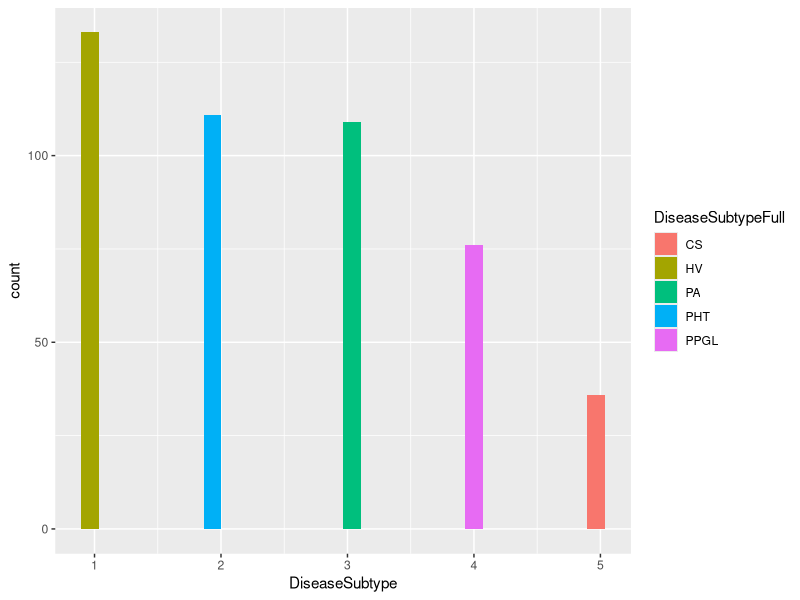
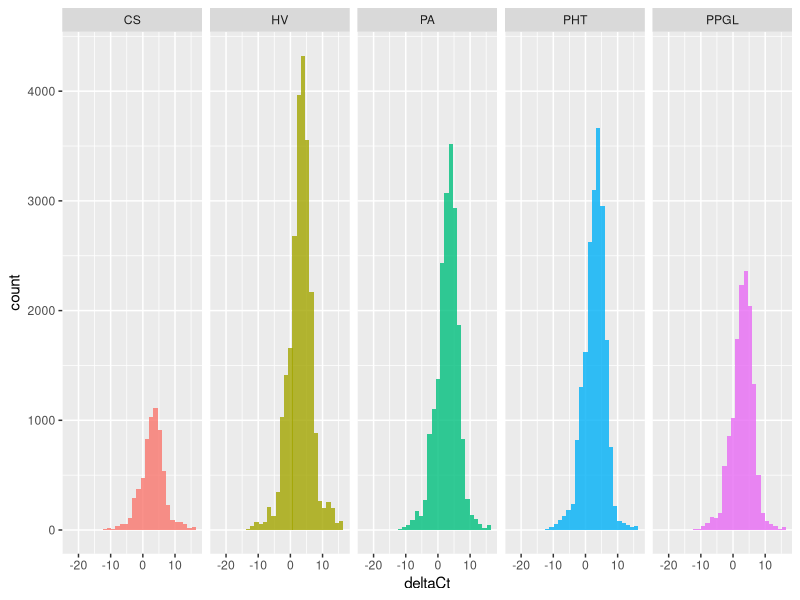
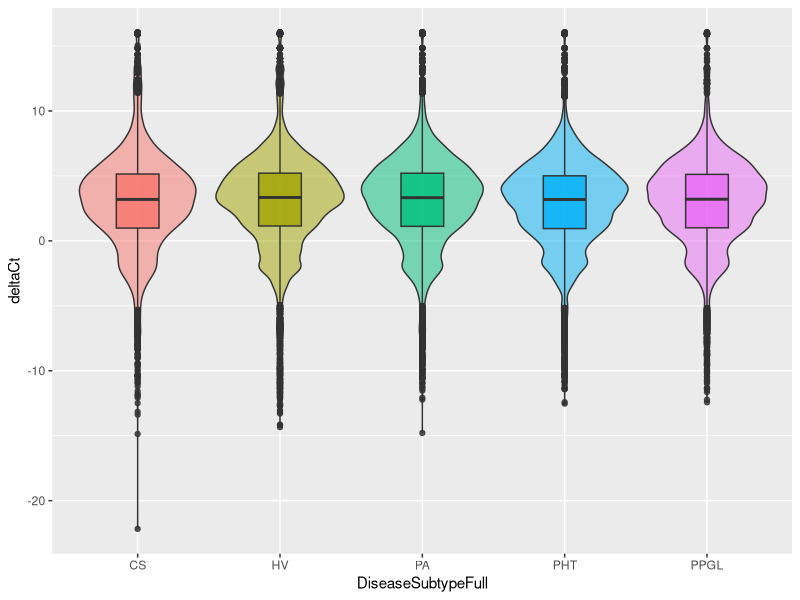

Reproduce these figures in R, in order. (Note: this script raises an error after producing the figures.)
## ---- chunk 1
knitr::opts_chunk$set(echo = TRUE)
## ---- chunk 2
library(tidyverse)
library(here)
## ---- chunk 3

data <- read_csv(here::here("data/TidyData.csv"))
metadata <- read_csv(here::here("data/MetaData.csv"))

## ---- chunk 4

long_data <- data |> 
  pivot_longer(cols = !c(DiseaseSubtype, DiseaseSubtypeFull, PseudoID), names_to = "mRNA", values_to = "deltaCt")

## ---- chunk 5
data |> 
  ggplot(aes(x = DiseaseSubtype, fill = DiseaseSubtypeFull))+
  geom_histogram()
## ---- chunk 6

 long_data |> 
  ggplot(aes(x = deltaCt, fill = DiseaseSubtypeFull))+
  geom_histogram(alpha = .8, position="identity", show.legend = F)+
  facet_grid(~DiseaseSubtypeFull)

## ---- chunk 7

 long_data |> 
  ggplot(aes(x = DiseaseSubtypeFull, y = deltaCt, fill = DiseaseSubtypeFull))+
  geom_violin(alpha = .5, show.legend = F) + 
  geom_boxplot(alpha = .8, width = .3, show.legend = F)

## ---- chunk 8

long_data

## ---- chunk 9
ex_t <- select(em_scaled, -id) |> 
  t() |> 
  as_tibble(.name_repair = ~ em_scaled$id) |> 
  mutate(sample = colnames(em_scaled)[-1])
## ---- chunk 10
pca <- ex_t |> 
  select(where(is.numeric)) |> 
  prcomp(scale = F, rank. = 10)

pca_fit <- pca |> 
  broom::augment(ex_t) |> 
  mutate(group = stringr::str_extract(sample, "([a-z_]+)_([0-9]+)", group = 1))

summary(pca)
## ---- chunk 11

pca <- data |> 
  select(-PseudoID, -starts_with("Disease")) |> 
  select(where(is.numeric)) |> 
  prcomp(scale = T, rank. = 50)
  
pca_fit <- pca |> 
  broom::augment(data)

pca_hull <- pca_fit |> 
  group_by(DiseaseSubtypeFull) |>  
  slice(chull(.fittedPC1, .fittedPC2))

summary(pca)
## ---- chunk 12

plot_pca_grid <- function(df, hull_df, group, size = 2, labels = c(), values = c()){
  
  legend_title <- dplyr::enexpr(group)
  
  df |> 
    ggplot(
      aes(x = .fittedPC1, y = .fittedPC2, colour = {{group}}, fill = {{group}})
    )+
    geom_point(size = size)+
    geom_vline(xintercept = 0)+
    geom_hline(yintercept = 0)+
    # stat_ellipse(geom = "polygon", level = 0.95, alpha = 0.2, show.legend = F)+
    geom_polygon(data = hull_df,
                 colour = NA, 
                 alpha = 0.3,
                 show.legend = FALSE)+
    scale_color_manual(paste0(legend_title), 
                       labels = labels,
                       values = values, 
                       guide = guide_legend(override.aes = list(size = 5, shape = 15, alpha = 1)))+
    guides(fill = "none")
}

format_pca_axes <- function(graph, pca_obj){
  
  var <- broom::tidy(pca_obj, matrix = "eigenvalues") |> 
    pull(percent)
  
  var <- round(var * 100, 2)
  
  graph +
    scale_x_continuous(paste0("PC 1 (", var[[1]], "%)"))+
    scale_y_continuous(paste0("PC 2 (", var[[2]], "%)"))
  
}

## ---- chunk 13

labels = c("HV", "PA", "CS", "PHT", "PPGL")
values = c("HV" = "#0f4c5c", "PA" = "#e36414", "CS" = "#fb8b24", "PHT" = "#9a031e", "PPGL" = "#5f0f40")
values = c("HV" = "#177e89", "PA" = "#084c61", "CS" = "#db3a34", "PHT" = "#ffc857", "PPGL" = "#323031")

.p1 <- pca_fit |>
  plot_pca_grid(
    hull_df = pca_hull,  
    group = DiseaseSubtypeFull, 
    labels = labels, 
    values = values)

format_pca_axes(.p1, pca)

